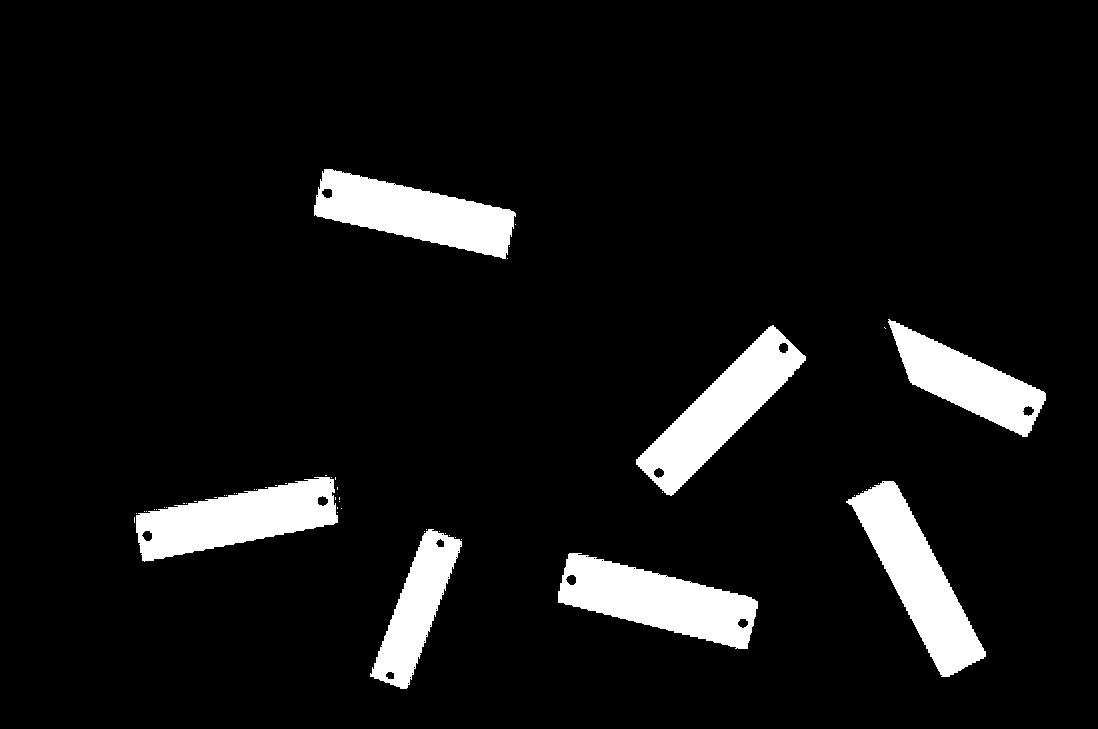
#> input picture C_data/Sample_images/mask_1764333461.png, 1098 x 729 px, found by its file name
$ python qc_special_test.py
#> lines starting #> are read from the running program, lines starting #| are printed output that depends on the picture; after the words box and inside, x2 and y2 are one past the last pixel; in counts of white or black regions, pixels touching at a corner belong together
### E_tests/qc_form.py
# qc_form.py
import cv2 as cv
import numpy as np

class QCForm:
    """
    QCForm analyserer formen på objekter i et binært mask-billede.
    Returnerer både OK og NOT OK objekter (store objekter),
    men ignorerer små konturer (fx skruehuller og støj).
    """

    def __init__(self, min_area=1000, min_aspect=2.0, max_aspect=7.0,
                 min_solidity=0.88, min_extent=0.90):
        """
        min_area:
            Minimumsareal for et objekt. Alt under dette ignoreres totalt.
            (bruges til at fjerne skruehuller og støj)
        """
        self.min_area = min_area
        self.min_aspect = min_aspect
        self.max_aspect = max_aspect
        self.min_solidity = min_solidity
        self.min_extent = min_extent

    # ------------------------------------------------------------
    # Evaluer ALLE store objekter (små ignoreres)
    # ------------------------------------------------------------
    def evaluate_all(self, mask):
        contours, _ = cv.findContours(mask, cv.RETR_EXTERNAL, cv.CHAIN_APPROX_SIMPLE)
        results = []

        for cnt in contours:
            area = cv.contourArea(cnt)

            # IGNORÉR ALLE SMÅ KONTURER (skruehuller, støj, knæk)
            if area < self.min_area:
                continue

            r = self.evaluate_single(cnt)
            results.append(r)

        return results

    # ------------------------------------------------------------
    # Evaluér én kontur
    # ------------------------------------------------------------
    def evaluate_single(self, cnt):

        area = cv.contourArea(cnt)

        # bounding rect
        rect = cv.minAreaRect(cnt)
        (cx, cy), (w, h), angle = rect

        # NORMALISER width/height uanset rotation
        w_norm = max(w, h)
        h_norm = min(w, h)

        # form descriptors
        aspect_ratio = w_norm / max(1, h_norm)

        hull = cv.convexHull(cnt)
        hull_area = cv.contourArea(hull)
        solidity = area / hull_area if hull_area > 0 else 0

        extent = area / (w_norm * h_norm) if w_norm * h_norm > 0 else 0

        # form-validation
        valid = True
        reason = "OK"

        if not (self.min_aspect <= aspect_ratio <= self.max_aspect):
            valid = False
            reason = "Aspect ratio out of range"

        if solidity < self.min_solidity:
            valid = False
            reason = "Solidity too low"

        if extent < self.min_extent:
            valid = False
            reason = "Extent too low"

        # boks til overlay
        box = cv.boxPoints(rect)
        box = np.int32(box)

        return {
            "valid": valid,
            "area": area,
            "center": (cx, cy),
            "width": w_norm,
            "height": h_norm,
            "angle": angle,
            "aspect_ratio": aspect_ratio,
            "solidity": solidity,
            "extent": extent,
            "bbox_points": box,
            "reason": reason,
            "contour": cnt,
        }

    # ------------------------------------------------------------
    # Overlay
    # ------------------------------------------------------------
    # [13 lines left out: function draw_overlay, not called in this run]

### E_tests/qc_special.py
# qc_special.py
import cv2 as cv
import numpy as np


class QCSpecial:
    """
    QCSpecial (skruehuller)
    ------------------------
    Modulet analyserer interne konturer inde i objektet for at sikre:

    • At objektet har præcis det forventede antal skruehuller
    • At hullerne har en minimumsstørrelse (fjerner støj)
    • At der ikke er ekstra indre defekter

    Input kommer fra QCForm → contouren + bbox.
    """

    def __init__(self,
                 expected_hole_count=2,
                 min_hole_area=50):
        """
        expected_hole_count:
            Hvor mange huller et OK objekt skal have.

        min_hole_area:
            Mindste areal for at en intern kontur tæller som et hul.
        """
        self.expected_hole_count = expected_hole_count
        self.min_hole_area = min_hole_area

    # ------------------------------------------------------------
    # Evaluér alle objekter (loop over QCForm resultater)
    # ------------------------------------------------------------
    def evaluate_all(self, mask, form_results):
        """
        mask:
            Det komplette binære mask-billede (0/255)

        form_results:
            Liste fra QCForm med bounding boxes og contourinfo

        Returnerer:
            Liste af dicts med:
                - hole_count
                - hole_areas
                - valid_special
                - reason
        """

        results = []

        for fr in form_results:
            box = fr["bbox_points"]

            # 1) Ekstraher ROI baseret på objektets boks
            x, y, w, h = cv.boundingRect(box)
            roi_mask = mask[y:y+h, x:x+w]

            # 2) Find konturer inde i ROI (brug RETR_TREE for hierarki)
            contours, hierarchy = cv.findContours(
                roi_mask, cv.RETR_TREE, cv.CHAIN_APPROX_SIMPLE
            )

            hole_areas = []
            hole_count = 0

            # 3) Tjek hierarki → interne konturer har parent != -1
            if hierarchy is not None:
                hierarchy = hierarchy[0]  # OpenCV-format

                for cnt, hier in zip(contours, hierarchy):
                    parent = hier[3]

                    if parent != -1:  # intern kontur
                        area = cv.contourArea(cnt)

                        if area >= self.min_hole_area:
                            hole_areas.append(area)
                            hole_count += 1

            # 4) Validitet
            valid_special = (hole_count == self.expected_hole_count)

            if not valid_special:
                reason = f"Wrong number of holes ({hole_count} found)"
            else:
                reason = "OK"

            results.append({
                "hole_count": hole_count,
                "hole_areas": hole_areas,
                "valid_special": valid_special,
                "reason": reason
            })

        return results

    # ------------------------------------------------------------
    # Overlay til visualisering
    # ------------------------------------------------------------
    def draw_overlay(self, frame, form_results, special_results):
        """
        Tegner:
            - Grøn boks hvis hullerne er OK
            - Rød boks hvis hullerne er NOT OK
            - Markering af hvert hul i cyan
        """
        vis = frame.copy()

        for fr, sr in zip(form_results, special_results):

            color = (0, 255, 0) if sr["valid_special"] else (0, 0, 255)
            box = fr["bbox_points"]

            # tegn objektboks
            cv.polylines(vis, [box], True, color, 2)

            # tegn hullerne (cyan)
            if "hole_centers" in sr:
                for cx, cy in sr["hole_centers"]:
                    cv.circle(vis, (cx, cy), 4, (255, 255, 0), -1)

        return vis

### E_tests/qc_special_test.py
# qc_special_test.py
import cv2 as cv
from qc_form import QCForm
from qc_special import QCSpecial

# ---------------------------------------------------------
# 1. Indlæs maskebillede
# ---------------------------------------------------------
# Brug samme maskefil som QC Form og QC Color
mask = cv.imread("C_data/Sample_images/mask_1764333461.png", cv.IMREAD_GRAYSCALE)
#> mask: shape (729, 1098); 7.9% white; 56 white regions (49 under 20 px)

if mask is None:
    raise FileNotFoundError("Maskebillede ikke fundet. Tjek filstien.")

# Lav et farvebillede for overlayvisning
color = cv.cvtColor(mask, cv.COLOR_GRAY2BGR)
#> color is the input picture: shape (729, 1098, 3); 7.9% white; 56 white regions (49 under 20 px), largest, box (x1, y1, x2, y2) and area: (558, 553, 758, 649) 10152, (846, 481, 986, 677) 10125, (636, 325, 806, 496) 9766

# ---------------------------------------------------------
# 2. QC FORM – find objekterne
# ---------------------------------------------------------
qc_form = QCForm(
    min_area=1500,       # ignorer små ting/støj
    min_aspect=2.0,
    max_aspect=7.0,
    min_solidity=0.88,
    min_extent=0.90
)

form_results = qc_form.evaluate_all(mask)
#> in evaluate_all, `contours, _ = cv.findContours(mask, cv.RETR_EXTERNAL, cv.CHAIN_APPROX_..`: contours = 56 contours, 49 with area under 20; largest, box (x1, y1, x2, y2) and area: (558, 553, 758, 649) 10044, (846, 481, 986, 677) 9876, (636, 325, 806, 496) 9659, (136, 477, 338, 562) 9400, (314, 169, 516, 259) 9396, (888, 319, 1046, 437) 7327, (370, 529, 462, 689) 6085
#> the loop in evaluate_all, `for cnt in contours:` made 56 passes
#> (cx in evaluate_single, cy in evaluate_single, w in evaluate_single, h in evaluate_single, angle in evaluate_single, w_norm in evaluate_single, h_norm in evaluate_single) on passes 1, 8, 45, 48, 51, 52, 56: (657.4, 600.3, 53.82, 197.5, -75.58, 197.5, 53.82), (416.1, 608.3, 160.3, 40.98, -69.15, 160.3, 40.98), (917.5, 577.4, 53.23, 204.2, -28.61, 204.2, 53.23), (237, 517.8, 203.6, 49.81, -11.31, 203.6, 49.81), (720.8, 410.3, 195.9, 50.91, -45, 195.9, 50.91), (957.8, 378, 49.95, 176.7, -64.7, 176.7, 49.95), (414.2, 212.9, 49.59, 199.4, -77.28, 199.4, 49.59)
#> after the loop in evaluate_all, `for cnt in contours:`: results = 7 items
#> form_results = 7 items

print("\n--- QC FORM (objekter fundet) ---")
for i, r in enumerate(form_results):
    print(f"Objekt {i+1}: area={r['area']:.1f}, valid_form={r['valid']}, reason={r['reason']}")
#> this loop made 7 passes
#| Objekt 1: area=10044.0, valid_form=True, reason=OK
#| Objekt 2: area=6085.0, valid_form=True, reason=OK
#| Objekt 3: area=9875.5, valid_form=True, reason=OK
#| Objekt 4: area=9400.0, valid_form=True, reason=OK
#| Objekt 5: area=9659.0, valid_form=True, reason=OK
#> (further printed lines are left out)
print()

# ---------------------------------------------------------
# 3. QC SPECIAL – evaluér huller
# ---------------------------------------------------------
qc_special = QCSpecial(
    expected_hole_count=2,
    min_hole_area=50
)

special_results = qc_special.evaluate_all(mask, form_results)
#> the loop in evaluate_all, `for fr in form_results:` made 7 passes
#> (box, x, y, w, h, valid_special, reason) on passes 1 to 3: ([[746, 650], [555, 601], [568, 549], [759, 598]], 555, 549, 205, 102, True, 'OK'), ([[406, 690], [368, 675], [425, 526], [463, 540]], 368, 526, 96, 165, True, 'OK'), ([[942, 679], [845, 500], [891, 475], [989, 654]], 845, 475, 145, 205, False, 'Wrong number of holes (0 found)')
#> pass 1, in evaluate_all, `roi_mask = mask[y:y+h, x:x+w]`:
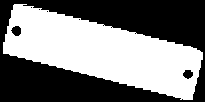
#> roi_mask: shape (102, 205); 48.6% white; 1 white region, box (x1, y1, x2, y2) and area: (3, 4, 203, 100) 10152
#> pass 2, in evaluate_all, `roi_mask = mask[y:y+h, x:x+w]`:
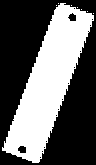
#> roi_mask: shape (165, 96); 39.2% white; 8 white regions (7 under 20 px), largest, box (x1, y1, x2, y2) and area: (2, 3, 94, 163) 6202
#> pass 3, in evaluate_all, `roi_mask = mask[y:y+h, x:x+w]`:
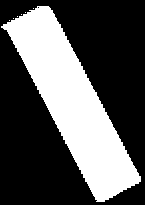
#> roi_mask: shape (205, 145); 34.1% white; 7 white regions (6 under 20 px), largest, box (x1, y1, x2, y2) and area: (1, 6, 141, 202) 10125
#> after the loop in evaluate_all, `for fr in form_results:`:
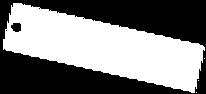
#> roi_mask: shape (94, 206); 49.5% white; 4 white regions (3 under 20 px), largest, box (x1, y1, x2, y2) and area: (3, 3, 205, 93) 9574
#> special_results = 7 items

print("\n--- QC SPECIAL (skruehuller) ---")
for i, r in enumerate(special_results):
    print(f"Objekt {i+1}: holes={r['hole_count']} → valid={r['valid_special']}, reason={r['reason']}")
print()

# ---------------------------------------------------------
# 4. Tegn overlay
# ---------------------------------------------------------
overlay_special = qc_special.draw_overlay(color, form_results, special_results)
#> the loop in draw_overlay, `for fr, sr in zip(form_results, special_results): ` made 7 passes
#> (color, box) on passes 1 to 6: ((0, 255, 0), [[746, 650], [555, 601], [568, 549], [759, 598]]), ((0, 255, 0), [[406, 690], [368, 675], [425, 526], [463, 540]]), ((0, 0, 255), [[942, 679], [845, 500], [891, 475], [989, 654]]), ((0, 255, 0), [[142, 562], [132, 513], [331, 473], [341, 522]]), ((0, 255, 0), [[669, 497], [633, 461], [772, 323], [808, 359]]), ((0, 0, 255), [[1027, 438], [867, 362], [888, 317], [1048, 393]])
#> after the loop in draw_overlay, `for fr, sr in zip(form_results, special_results):`:
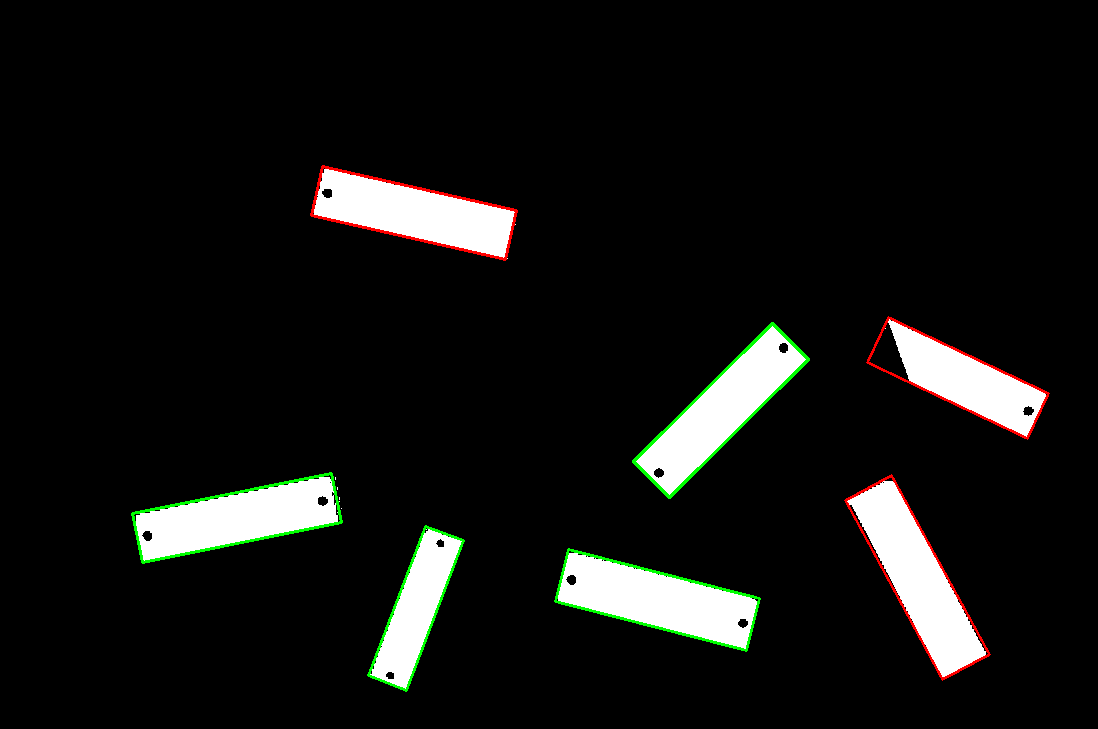
#> vis: shape (729, 1098, 3); 1.17% of pixels changed, all inside (x1, y1, x2, y2) = (131, 165, 1050, 692)

cv.imshow("QC Special – Hulleresultater", overlay_special)
cv.waitKey(0)
cv.destroyAllWindows()

$ run again, with C_data/Sample_images/mask_1764760632.png copied over C_data/Sample_images/mask_1764333461.png
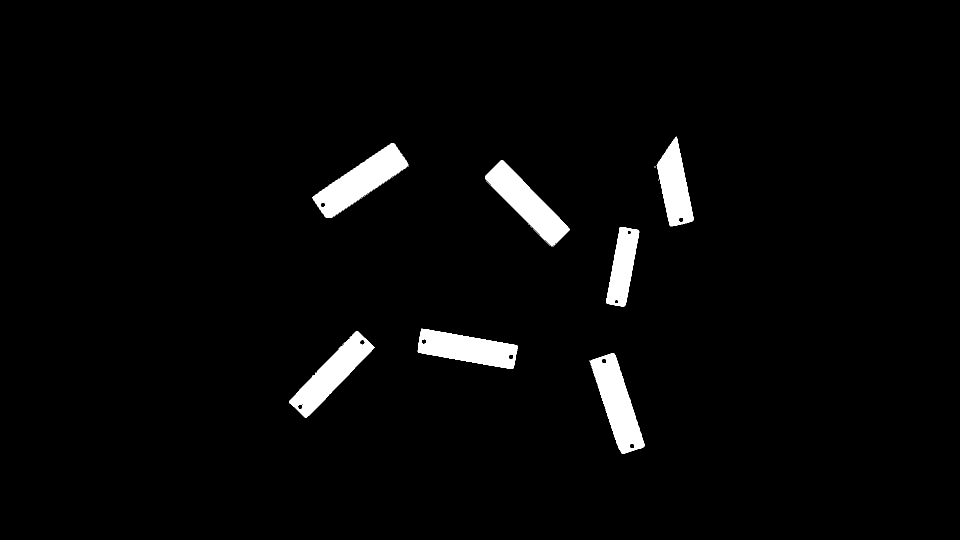
#> input picture C_data/Sample_images/mask_1764760632.png, 1920 x 1080 px, found by its file name (shown at 1/2 size)
#> mask: shape (1080, 1920); 3% white; 77 white regions (70 under 20 px)
#> color is the input picture: shape (1080, 1920, 3); 3% white; 77 white regions (70 under 20 px), largest, box (x1, y1, x2, y2) and area: (625, 287, 817, 435) 10826, (971, 321, 1139, 493) 9966, (1181, 707, 1289, 907) 9879
#> in evaluate_all, `contours, _ = cv.findContours(mask, cv.RETR_EXTERNAL, cv.CHAIN_APPROX_..`: contours = 77 contours, 70 with area under 20; largest, box (x1, y1, x2, y2) and area: (625, 287, 817, 435) 10627, (1181, 707, 1289, 907) 9753, (971, 321, 1139, 493) 9723, (579, 663, 749, 835) 9434, (835, 657, 1035, 738) 9219, (1313, 273, 1385, 451) 7216, (1213, 454, 1277, 613) 5858
#> the loop in evaluate_all, `for cnt in contours:` made 77 passes
#> (cx in evaluate_single, cy in evaluate_single, w in evaluate_single, h in evaluate_single, angle in evaluate_single, w_norm in evaluate_single, h_norm in evaluate_single) on passes 8, 12, 13, 31: (1234.7, 807, 53.01, 198.6, -18.03, 198.6, 53.01), (662.4, 748.6, 198.3, 50.58, -46.17, 198.3, 50.58), (934.6, 697.5, 49.24, 196.7, -79.99, 196.7, 49.24), (1245, 533.3, 156.7, 40.24, -79.56, 156.7, 40.24)
#> after the loop in evaluate_all, `for cnt in contours:`: results = 7 items
#> the loop `for i, r in enumerate(form_results):` made 7 passes
#| Objekt 1: area=9753.0, valid_form=True, reason=OK
#| Objekt 2: area=9434.5, valid_form=True, reason=OK
#| Objekt 3: area=9219.0, valid_form=True, reason=OK
#| Objekt 4: area=5858.5, valid_form=True, reason=OK
#| Objekt 5: area=9723.0, valid_form=True, reason=OK
#> (further printed lines are left out)
#> the loop in evaluate_all, `for fr in form_results:` made 7 passes
#> (box, x, y, w, h, valid_special, reason) on passes 1 to 3: ([[1240, 909], [1178, 720], [1229, 704], [1290, 893]], 1178, 704, 113, 206, True, 'OK'), ([[611, 837], [575, 802], [712, 659], [749, 694]], 575, 659, 175, 179, True, 'OK'), ([[1027, 738], [833, 704], [841, 656], [1035, 690]], 833, 656, 203, 83, True, 'OK')
#> after the loop in evaluate_all, `for fr in form_results:`:
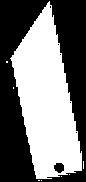
#> roi_mask: shape (182, 86); 47.1% white; 8 white regions (7 under 20 px), largest, box (x1, y1, x2, y2) and area: (10, 1, 82, 179) 7355
#> the loop `for i, r in enumerate(special_results):` made 7 passes
#| Objekt 1: holes=2 → valid=True, reason=OK
#| Objekt 2: holes=2 → valid=True, reason=OK
#| Objekt 3: holes=2 → valid=True, reason=OK
#| Objekt 4: holes=2 → valid=True, reason=OK
#| Objekt 5: holes=0 → valid=False, reason=Wrong number of holes (0 found)
#> (further printed lines are left out)
#> the loop in draw_overlay, `for fr, sr in zip(form_results, special_results): ` made 7 passes
#> (color, box) on passes 1 to 6: ((0, 255, 0), [[1240, 909], [1178, 720], [1229, 704], [1290, 893]]), ((0, 255, 0), [[611, 837], [575, 802], [712, 659], [749, 694]]), ((0, 255, 0), [[1027, 738], [833, 704], [841, 656], [1035, 690]]), ((0, 255, 0), [[1250, 613], [1211, 606], [1239, 452], [1278, 459]]), ((0, 0, 255), [[1103, 494], [966, 354], [1003, 318], [1140, 457]]), ((0, 0, 255), [[654, 440], [622, 392], [786, 283], [818, 330]])
#> after the loop in draw_overlay, `for fr, sr in zip(form_results, special_results):`:
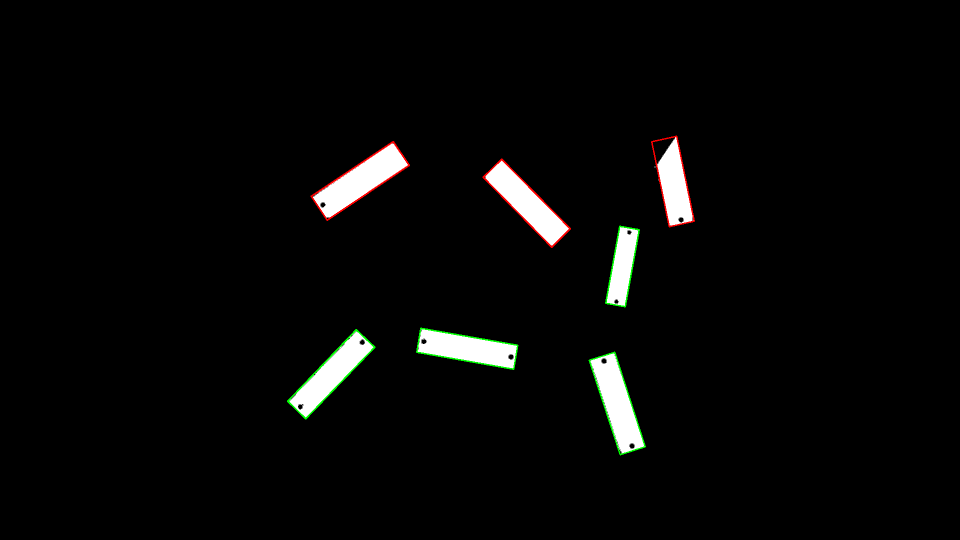
#> vis: shape (1080, 1920, 3) (shown at 1/2 size); 0.49% of pixels changed, all inside (x1, y1, x2, y2) = (574, 271, 1390, 911)
